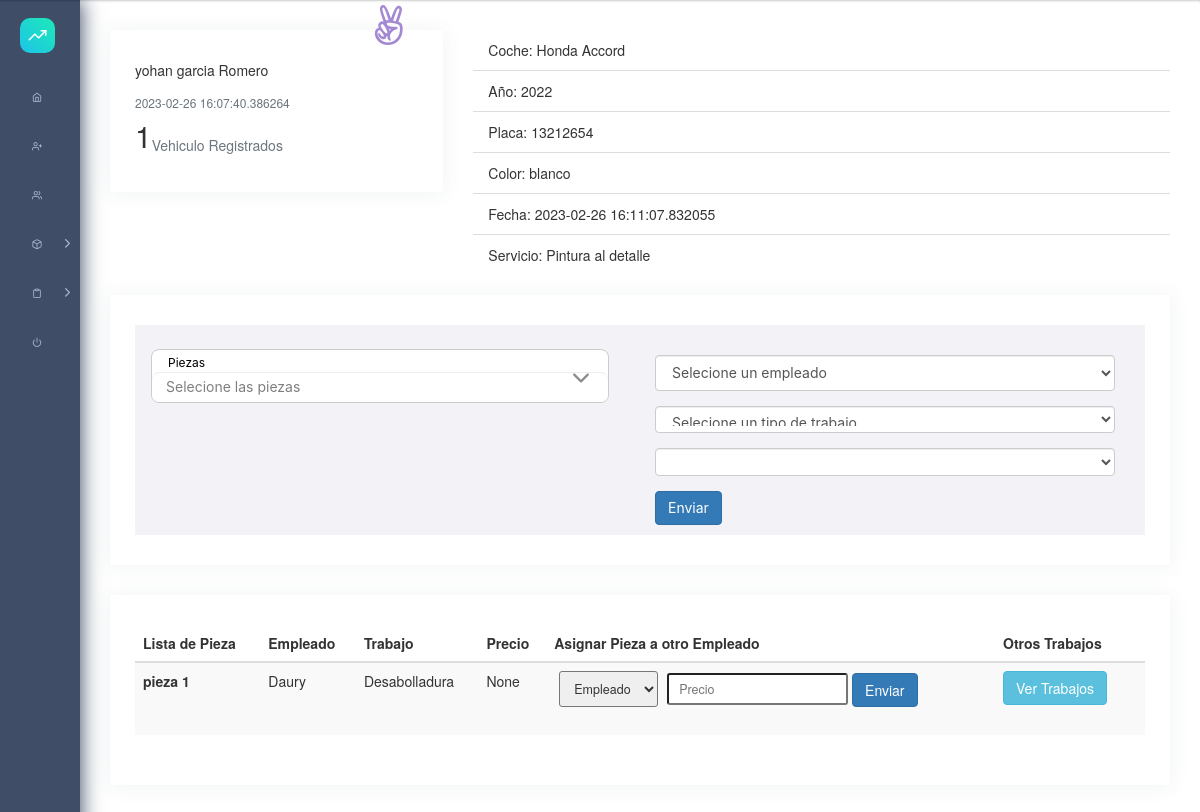
Screenshot of /servicio/1/vehiculo/1 (signed in) with the database file from the repository.
### src/models/Cliente.py (models this page shows, shortened)
class Cliente(db.Model):
    __tablename__ = 'clientes'
    id = db.Column(db.Integer, primary_key=True)
    username = db.Column(db.String(80),  nullable=False)
    lastname = db.Column(db.String(80),  nullable=False)
    telefono = db.Column(db.String(80),  nullable=False)
    cedula = db.Column(db.String(80))
    direccion = db.Column(db.String(100))
    created = db.Column(db.DateTime, nullable=False, default=datetime.utcnow)
    status = db.Column(db.Boolean, unique=False, default=True)
    vehiculos = relationship('Vehiculo', back_populates='clientes')
    serviciopagos = relationship('Serviciopago', back_populates='clientes')

### src/models/Coche.py (models this page shows, shortened)
class Marca(db.Model):
    __tablename__ = "marcas"
    id = db.Column(db.Integer, primary_key=True)
    name = db.Column(db.String(50), nullable=False, unique=True)
    modelos = relationship("Modelo", back_populates="marcas")
    vehiculos = relationship('Vehiculo', back_populates='marcas')
    created = db.Column(db.DateTime, nullable=False, default=datetime.utcnow)
    status = db.Column(db.Boolean, unique=False, default=True)
    def __repr__(self) -> str:
        return  self.name

class Modelo(db.Model):
    __tablename__ = "modelos"
    id = db.Column(db.Integer, primary_key=True)
    name = db.Column(db.String(50), nullable=False, unique=True)
    marca_id = db.Column(db.Integer, db.ForeignKey("marcas.id"), nullable=False)
    marcas = relationship("Marca", back_populates="modelos")
    vehiculos = relationship('Vehiculo', back_populates='modelos')
    created = db.Column(db.DateTime, nullable=False, default=datetime.utcnow)
    status = db.Column(db.Boolean, unique=False, default=True)
    def __repr__(self) -> str:
        return self.name

### src/models/Vehiculo.py (models this page shows)
class Vehiculo(db.Model):
    __tablename__ = "vehiculos"
    id = db.Column(db.Integer, primary_key=True)
    placa = db.Column(db.String(50))
    age = db.Column(db.String(50), nullable=False)
    color = db.Column(db.String(50), nullable=False)
    matricula = db.Column(db.String(50))
    created = db.Column(db.DateTime, nullable=False, default=datetime.utcnow)
    status = db.Column(db.Boolean, unique=False, default=True)
    marca_id = db.Column(db.Integer, db.ForeignKey("marcas.id"))
    marcas = relationship("Marca", back_populates="vehiculos")
    modelo_id = db.Column(db.Integer, db.ForeignKey("modelos.id"))
    modelos = relationship("Modelo", back_populates="vehiculos")
    cliente_id = db.Column(db.Integer, db.ForeignKey("clientes.id"))
    clientes = relationship("Cliente", back_populates="vehiculos")
    servicios = relationship("Servicio", back_populates="vehiculos")
    historialventas = relationship("HistorialVentas", back_populates="vehiculos")

### src/models/Servicio.py (models this page shows)
class Serviciolista(db.Model):
    __tablename__ = "serviciolistas"
    id = db.Column(db.Integer, primary_key=True)
    name = db.Column(db.String(50), nullable=False)
    servicios = relationship("Servicio", back_populates="serviciolistas")

class Serviciopieza(db.Model):
    __tablename__ = 'serviciopiezas'
    id = db.Column(db.Integer, primary_key=True)
    servicio_id = db.Column(db.Integer, db.ForeignKey("servicios.id"))
    servicios = relationship("Servicio", back_populates="serviciopiezas")
    pieza_id = db.Column(db.Integer, db.ForeignKey("piezas.id"))
    piezas = relationship("Pieza", back_populates="serviciopiezas")
    pieza_precio_id = db.Column(db.Integer, db.ForeignKey("pieza_precios.id"))
    pieza_precios = relationship("PiezaPrecio", back_populates="serviciopiezas")
    asignaciones = relationship("Asignacion", back_populates="serviciopiezas")
    created = db.Column(db.DateTime, nullable=False, default=datetime.utcnow)
    status = db.Column(db.Boolean, unique=False, default=True)

### src/models/Pieza.py (models this page shows, shortened)
class Pieza(db.Model):
    __tablename__ = "piezas"
    id = db.Column(db.Integer, primary_key=True)
    name = db.Column(db.String(50), nullable=False, unique=True)
    created = db.Column(db.DateTime, nullable=False, default=datetime.utcnow)
    status = db.Column(db.Boolean, unique=False, default=True)
    serviciopiezas = relationship("Serviciopieza", back_populates="piezas")
    pieza_precios = relationship("PiezaPrecio", back_populates="piezas")

### src/models/Asignacion.py (models this page shows)
class Asignacion(db.Model):
    __tablename__ = 'asignaciones'
    id = db.Column(db.Integer, primary_key=True)
    precio = db.Column(db.Integer)
    empleado_id = db.Column(db.Integer, db.ForeignKey("empleados.id"))
    empleados = relationship("Empleado", back_populates="asignaciones")
    trabajo_id = db.Column(db.Integer, db.ForeignKey("trabajos.id"))
    trabajos = relationship("Trabajo", back_populates="asignaciones")
    trabajoprecio_id = db.Column(db.Integer, db.ForeignKey("trabajoprecios.id"))
    trabajoprecios = relationship("TrabajoPrecio", back_populates="asignaciones")
    serviciopieza_id = db.Column(db.Integer, db.ForeignKey("serviciopiezas.id"))
    serviciopiezas = relationship("Serviciopieza", back_populates="asignaciones")
    servicio_id = db.Column(db.Integer, db.ForeignKey("servicios.id"))
    servicios = relationship("Servicio", back_populates="asignaciones")
    created = db.Column(db.DateTime, nullable=False, default=datetime.utcnow)
    status = db.Column(db.Boolean, unique=False, default=True)

### src/models/Empleados.py (models this page shows, shortened)
class Empleado(db.Model):
    __tablename__ = "empleados"
    id = db.Column(db.Integer, primary_key=True)
    name = db.Column(db.String(50), nullable=False)
    lastname = db.Column(db.String(50), nullable=False)
    telefono = db.Column(db.String(50), nullable=False, unique=True)
    telefonocasa = db.Column(db.String(50), nullable=False, unique=True)
    cedula = db.Column(db.String(50), unique=True)
    correo = db.Column(db.String(50), unique=True)
    foto = db.Column(db.Text, nullable=False)
    nacimiento = db.Column(db.String(50))
    asignaciones = relationship("Asignacion", back_populates="empleados")
    historialventas = relationship("HistorialVentas", back_populates="empleados")
    created = db.Column(db.DateTime, nullable=False, default=datetime.utcnow)
    status = db.Column(db.Boolean, unique=False, default=True)

### src/models/Trabajos.py (models this page shows)
class Trabajo(db.Model):
    __tablename__ = "trabajos"
    id = db.Column(db.Integer, primary_key=True)
    name = db.Column(db.String(50), nullable=False, unique=True)
    trabajoprecios = relationship("TrabajoPrecio", back_populates='trabajos')
    asignaciones = relationship("Asignacion", back_populates='trabajos')
    created = db.Column(db.DateTime, nullable=False, default=datetime.utcnow)
    status = db.Column(db.Boolean, unique=False, default=True)

### src/views/servicios.py (the view)
@servicio.route('/<int:servicio_id>/vehiculo/<int:vehiculo_id>', methods=['GET','POST'])
@login_required
def index(servicio_id, vehiculo_id):
    vehiculo = Vehiculo.query.filter_by(id=vehiculo_id).first()
    servicio = Servicio.query.filter_by(id=servicio_id).first()
    serviciopiezas = Serviciopieza.query.filter_by(servicio_id=servicio_id).all()
    asignacion = Asignacion.query.filter_by(servicio_id=servicio_id).all()
    trabajoprecio= []
    for item in asignacion:
        if item.trabajoprecio_id:
            a = item.trabajoprecio_id
            trabajoprecio.append(a)
    d = []
    for emp in asignacion:
        e = emp.empleado_id
        d.append(e)
    c = Counter(d)
    employe = max(c, key=c.get) if c else None
    empleado = Asignacion.query.filter_by(servicio_id=servicio_id,empleado_id=employe).first()
    piezas = Pieza.query.all()
    empleados = Empleado.query.all()
    trabajos = Trabajo.query.all()
    return render_template('/servicios/servicio.html', vehiculo=vehiculo, piezas=piezas,
                                                    empleados=empleados,empleado=empleado, trabajos=trabajos,
                                                    servicio=servicio,serviciopiezas=serviciopiezas,
                                                    asignacion=asignacion,trabajoprecio=trabajoprecio)

### src/views/auth.py (called while the page is built)
@login_manager.user_loader
def load_user(user_id):
    return User.query.get(int(user_id))

### src/templates/servicios/servicio.html (shortened to what this page needs)
{% extends "layouts/base.html" %} {% block title %} UI Forms {% endblock %}
{% block stylesheets %}
<link rel="stylesheet" href="{{ url_for('static', filename='/css/mobiscroll.javascript.min.css') }}" />
<link rel="stylesheet" href="https://maxcdn.bootstrapcdn.com/bootstrap/3.4.1/css/bootstrap.min.css" />
<link rel="stylesheet"
  href="https://cdnjs.cloudflare.com/ajax/libs/bootstrap-select/1.12.2/css/bootstrap-select.min.css" />
{% endblock stylesheets %} {% block content %}
<div class="pcoded-content">
  <div class="pcoded-inner-content">
    <div class="main-body">
      <div class="page-wrapper">
        <div class="row">
          <div class="col-sm-4">
            <div class="card card-event">
              <div class="card-block">
                <div class="row align-items-center justify-content-center">
                  <div class="col">
                    <h5 class="m-0">
                      {{ vehiculo.clientes.username}} {{
                      vehiculo.clientes.lastname }}
                    </h5>
                  </div>
                  <div class="col-auto">
                    <i class="fab fa-angellist text-c-purple f-40"></i>
                    <label class="label f-14 f-w-400 float-right">{{ vehiculo.clientes.status }}</label>
                  </div>
                </div>
                <h6 class="text-muted mt-4 mb-0">
                  {{vehiculo.clientes.created}}
                </h6>
                <h2 class="mt-3 f-w-100">
                  {{vehiculo.clientes.vehiculos|length}}<sub class="text-muted f-14">Vehiculo Registrados</sub>
                </h2>
              </div>
            </div>
          </div>
          <div class="col-md-8">
            <ul class="list-group list-group-flush">
              <li class="list-group-item">
                Coche: {{ vehiculo.marcas }} {{ vehiculo.modelos }}
              </li>
              <li class="list-group-item">Año: {{vehiculo.age}}</li>
              <li class="list-group-item">Placa: {{vehiculo.placa}}</li>
              <li class="list-group-item">Color: {{vehiculo.color}}</li>
              <li class="list-group-item">Fecha: {{vehiculo.created}}</li>
              <li class="list-group-item">
                Servicio: {{servicio.serviciolistas.name}}
              </li>
            </ul>
          </div>
          {% if serviciopiezas == [] %}
          <div class="col-md-12">
            <form
              action="{{ url_for('servicio.servicio_pieza_create',servicio_id=servicio.id,vehiculo_id=vehiculo.id) }}"
              method="post">
              <div class="col-md-12">
                <h3>Selecione las piezas a pintar</h3>
                <div mbsc-page class="demo-multiple-select">
                  <div style="height: 100%">
                    <label>
                      Piezas
                      <input class="mi_input" mbsc-input id="demo-multiple-select-input"
                        placeholder="Selecione las piezas" data-dropdown="true" data-input-style="outline"
                        data-label-style="stacked" data-tags="true" />
                    </label>
                    <select id="demo-multiple-select" name="mymultiselect" multiple>
                      {% for pieza in piezas %}
                      <option value="{{pieza.id}}">{{pieza.name}}</option>
                      {% endfor %}
                    </select>
                    <button type="submit" class="btn btn-primary ml-4 mb-3">Submit</button>
                  </div>
                </div>
              </div>
            </form>
          </div>
          {% else %}
          <div class="col-md-12">
            <div class="card">
              <div class="card-body">
                <form action="{{ url_for('asignacion.asignacion2',servicio_id=servicio.id,vehiculo_id=vehiculo.id) }}"
                  method="post">
                  <div mbsc-page class="demo-multiple-select">
                    <div class="row">
                      <div class="col-md-6">
                        <label>
                        </label>
                      </div>
                      <div class="col-md-6 mt-5">
                        <div class="form-group mr-5">
                          <select class="form-control form-control-lg" name="empleado" data-live-search="true"
                            id="empleado">
                            <option>Selecione un empleado</option>
                          </select>
                        </div>
                        <div class="form-group mr-5">
                          <select name="car_trabajo" data-live-search="true" id="car_trabajo" class="form-control">
                            <option>Selecione un tipo de trabajo</option>
                          </select>
                        </div>
                        <div class="form-group mr-5">
                          <select class="form-control" name="car_precio" id="car_precio" title="Precio"></select>
                        </div>
                        <div class="mb-3">
                          <button type="submit" class="btn btn-primary">
                            Enviar
                          </button>
                        </div>
                      </div>
                    </div>
                  </div>
                </form>
              </div>
            </div>
          </div>
          {% endif %} {% if serviciopiezas %}
          <div class="col-xl-12">
            <div class="card">
              <div class="card-block table-border-style">
                <div class="table-responsive">
                  <table class="table table-striped">
                    <thead>
                      <tr>
                        <th>Lista de Pieza</th>
                        {% if asignacion %}
                        <th>Empleado</th>
                        <th>Trabajo</th>
                        <th>Precio</th>
                        <th>Asignar Pieza a otro Empleado</th>
                        {% if trabajoprecio %}
                        <th>Otros Trabajos</th>
                        {% endif %}
                        {% endif %}
                      </tr>
                    </thead>
                    <tbody>
                      {% for pieza in serviciopiezas %}
                      <tr>
                        <th scope="row">{{pieza.piezas.name}}</th>
                        {% if asignacion %}
                        {% for item in pieza.asignaciones %}
                        {% if item.trabajos.name == empleado.trabajos.name %}
                        <td>{{item.empleados.name}}</td>
                        <td>{{item.trabajos.name}}</td>
                        <td>{{item.precio}}</td>
                        {% endif %}
                        {% endfor %}
                        <td>
                          <form action="/asignacion/{{pieza.id}}/{{servicio.id}}/vehiculo/{{vehiculo.id}}"
                            method="post">
                            <div class="form-group">
                              <select name="empleado" id="" class="mx-sm-2 mb-2 form-control-lg">
                                <option value="">Empleado</option>
                              </select>
                              <input type="number" name="precio" id="" placeholder="Precio"
                                class="mb-2 form-control-lg" />
                              <button type="submit" class="btn btn-primary">
                                Enviar
                              </button>
                            </div>
                          </form>
                        </td>
                        {% if pieza.asignaciones|length > 1 %}
                        <td>
                          <a href="/asignacion/{{pieza.id}}/servicio/{{servicio.id}}" class="btn btn-info">
                            Ver Trabajos
                          </a>
                        </td>
                        {% endif %}
                        {% endif %}
                      </tr>
                      {% endfor %}
                    </tbody>
                  </table>
                </div>
              </div>
            </div>
          </div>
          {% endif %}
        </div>
      </div>
    </div>
  </div>
</div>
{% endblock content %}

### rows the page displays
Cliente: clientes.username "yohan", clientes.lastname "garcia Romero", clientes.created "2023-02-26 16:07:40.386264"
Marca: marcas "Honda"
Modelo: modelos "Accord"
Vehiculo: age "2022", placa "13212654", color "blanco", created "2023-02-26 16:11:07.832055"
Serviciolista: serviciolistas.name "Pintura al detalle"
Serviciopieza: piezas.name "pieza 1"
Asignacion: empleados.name "Daury", trabajos.name "Desabolladura", precio "None"

### other values shown
{{ vehiculo.clientes.vehiculos|length }} "1"
